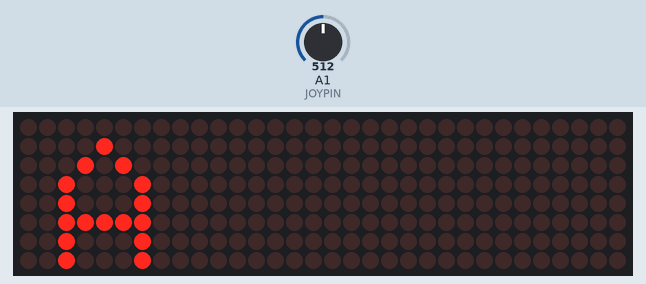
Simulated run of this sketch. Board: Arduino Uno, built with avr-gcc and run on an emulated ATmega328P. Shown: 32×8 LED matrix. Inputs (shaded band) come from the test bench; at power-on: A1 (JOYPIN) = 512.

Above: at 1.2 s.
1.3 s: A1 (JOYPIN) set to 270
2.8 s: A1 (JOYPIN) set to 245
At 2.89 s:
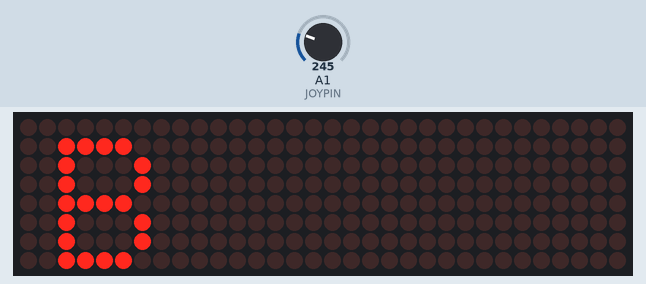
At 5.7 s:
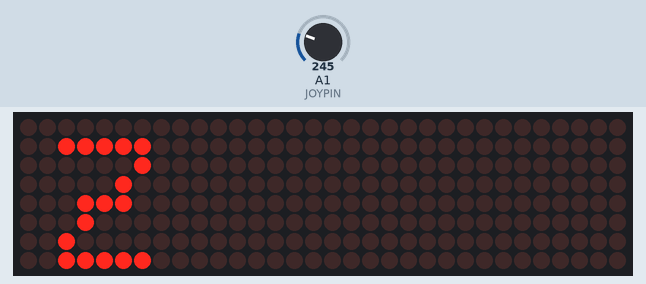
6.1 s: A1 (JOYPIN) set to 246
Timing chart, 0 to 8.9 s (numbered marks = the images above; inputs shaded):
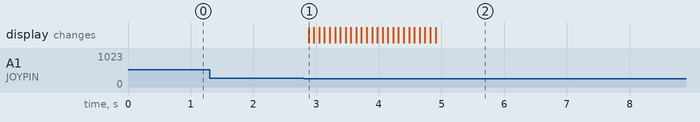

Measured:
- the behaviour switches between 256 and 255 on A1 (JOYPIN) (found by bisection; images 0 and 1)
- after the input at 1.3 s, every drawn part: stays the same
- after the input at 2.8 s, the display: changes after 0.08 s (image 1)
- after the input at 6.1 s, every drawn part: stays the same

The sketch:

joypad-controller.ino
```cpp
#include <SPI.h>
#include <Adafruit_GFX.h>
#include <Max72xxPanel.h>

int pinCS = 10; // Attach CS to this pin, DIN to MOSI and CLK to SCK (cf http://arduino.cc/en/Reference/SPI )
int numberOfHorizontalDisplays = 4;
int numberOfVerticalDisplays = 1;

#define JOYPIN 1

Max72xxPanel matrix = Max72xxPanel(pinCS, numberOfHorizontalDisplays, numberOfVerticalDisplays);

String tape = "Camp 8bit";
int wait = 50; // In milliseconds

int spacer = 1;
int width = 5 + spacer; // The font width is 5 pixels

void setup() {
  matrix.setIntensity(15); // Use a value between 0 and 15 for brightness

// Adjust to your own needs
//  matrix.setPosition(0, 0, 0); // The first display is at <0, 0>
//  matrix.setPosition(1, 1, 0); // The second display is at <1, 0>
//  matrix.setPosition(2, 2, 0); // The third display is at <2, 0>
//  matrix.setPosition(3, 3, 0); // And the last display is at <3, 0>
//  ...
//  matrix.setRotation(0, 2);    // The first display is position upside down
//  matrix.setRotation(3, 2);    // The same hold for the last display
}

int mode = 0;
int vader = 0;

void loop() {

  // value1 = analogRead(joyPin1);
  int i = 1024 - analogRead(JOYPIN);
//
//  Serial.print(i, DEC);
//  Serial.println("");

  if (i < 256) {
    mode--;
    delay(40);
    vader = -10;
  }

  if (i > 768) {
    mode++;
    delay(40);
    vader = -10;
  }

  mode = max(mode, 0);
  mode = min(mode, 25);

  // i = i * (width * tape.length() + matrix.width() - 1 - spacer) / 1024;

//for ( int i = 0 ; i < width * tape.length() + matrix.width() - 1 - spacer; i++ ) {

  int x = 2;
  int y = 1;

  // matrix.setIntensity(vader % 16); // (byte) sin((float) vader / 16.0) * 6 + 9);

  if (false) { // (vader % 50 == 0){
    matrix.fillScreen(HIGH);
    //matrix.drawChar(x, y, 2, LOW, HIGH, 1); // smiley face
    matrix.drawChar(x, y, mode + 'A', LOW, HIGH, 1);
  } else {
    matrix.fillScreen(LOW);
    matrix.drawChar(x, y, mode + 'A', HIGH, LOW, 1);
    // matrix.drawChar(x, y, mode, HIGH, LOW, 1);
  }

  vader++;

  // matrix.drawPixel(vader % 8, 7, HIGH);

  matrix.write(); // Send bitmap to display

  delay(40);
}
```
